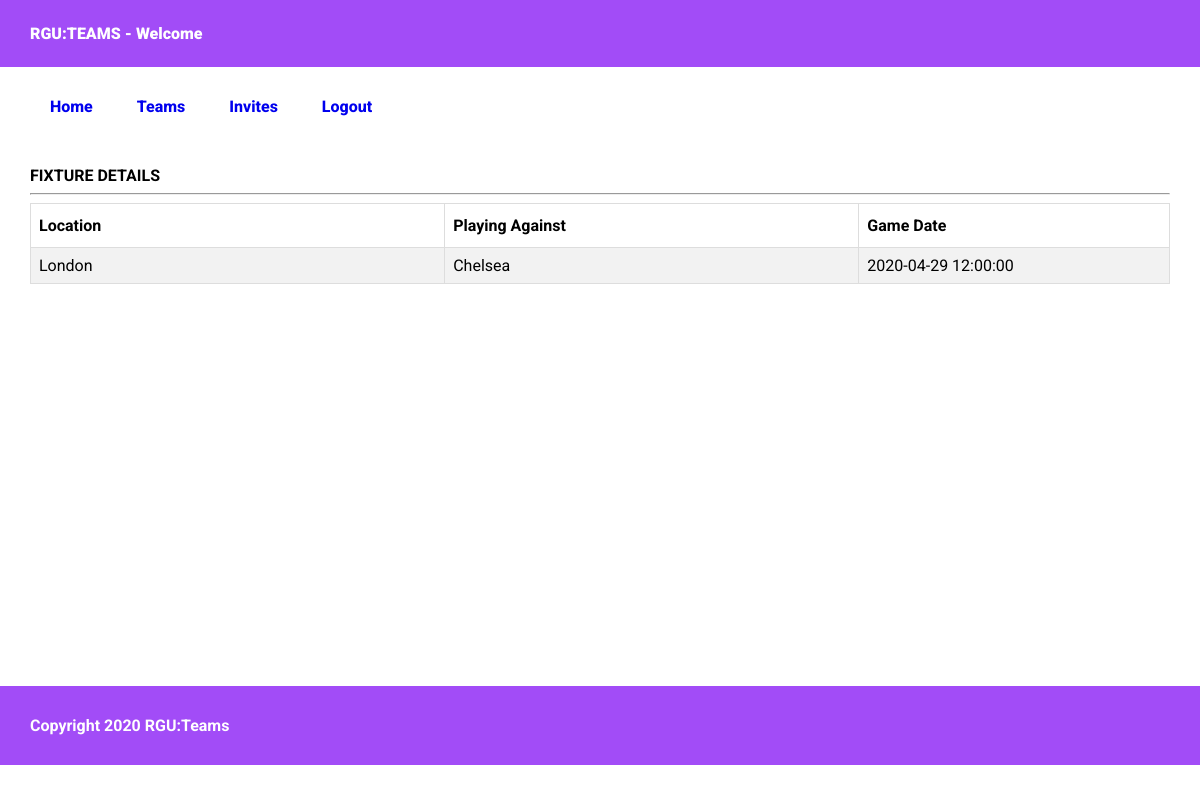
Screenshot of /students/view-fixture-details.php?id=4 with the database file from the repository.
### tables this page shows
CREATE TABLE `fixtures` (
  `id` int(11) NOT NULL AUTO_INCREMENT,
  `team_id` varchar(255) DEFAULT NULL,
  `away` varchar(255) DEFAULT NULL,
  `location` varchar(255) DEFAULT NULL,
  `game_date` datetime DEFAULT NULL,
  PRIMARY KEY (`id`),
  KEY `team_id` (`team_id`),
  KEY `team_id_2` (`team_id`)
);

### students/view-fixture-details.php (the view, shortened to what this page needs)
<?php
require "../database/database.php";
$fixture_id = $_GET['id'];
$query = mysqli_query($database, "SELECT * FROM fixtures WHERE id = '$fixture_id'");
?>
<!DOCTYPE html>
<html lang="en">
<head>
    <link rel="stylesheet" href="../assets/css/reset.css">
    <link rel="stylesheet" href="../assets/css/app.css">
</head>
<body>
    <header>
        RGU:TEAMS - Welcome <?php echo $_SESSION['student_name']; ?>
    </header>
    <?php include 'nav.php';?>
    <main>
        <h3> <b> FIXTURE DETAILS </b> </h3>   <hr>
        <table>
            <tr>
                <th width="20%"> Location </th>
                <th width="20%"> Playing Against </th>
                <th width="15%"> Game Date </th>
            </tr>
            <?php while($row2 = mysqli_fetch_array($query)){?>
            <tr>
                <td><?php echo $row2['location'];?> <br> </td>
                <td><?php echo $row2['away'];?> </td>
                <td><?php echo $row2['game_date'];?> </td>
            </tr>
            <?php }?>
        </table>
    </main>
    <footer>
        <b>Copyright 2020 RGU:Teams</b>
    </footer>
</body>
</html>

### assets/css/app.css (style rules this page uses)
body { font-family: "Roboto", sans-serif !important; }
header { background: #A24CF7; width: 95%; height: auto; color: white; font-size: 16px; font-weight: 900; margin: auto; padding: 2% 2.5% !important; }
main { width: 95%; padding: 20px 2.5%; margin: auto; min-height: 500px; }
footer { background: #A24CF7; width: 95%; padding: 30px 2.5%; color: white; margin: auto; }
table { border-collapse: collapse; width: 100%; }
table td, table th { border: 1px solid #ddd; padding: 8px; }
table tr:nth-child(even) { background-color: #f2f2f2; }
table th { padding-top: 12px; padding-bottom: 12px; text-align: left; color: black; font-weight: bold; }

### rows the page displays
fixtures: location "London", away "Chelsea", game_date "2020-04-29 12:00:00"
